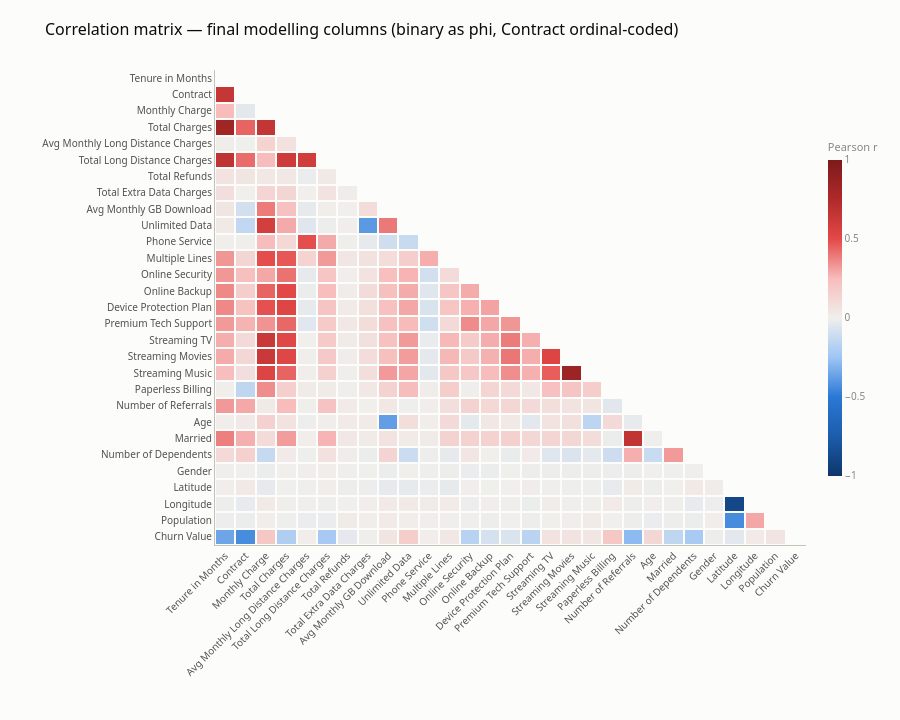

The notebook cell this image was saved under:
### Code cell
# Grouped so blocks of related columns sit together — an alphabetical axis would
# scatter the charge family across the matrix and hide exactly what we are looking for.
ORDER = [
    "Tenure in Months", "Contract",
    "Monthly Charge", "Total Charges", "Avg Monthly Long Distance Charges",
    "Total Long Distance Charges", "Total Refunds", "Total Extra Data Charges",
    "Avg Monthly GB Download", "Unlimited Data",
    "Phone Service", "Multiple Lines", "Online Security", "Online Backup",
    "Device Protection Plan", "Premium Tech Support",
    "Streaming TV", "Streaming Movies", "Streaming Music",
    "Paperless Billing", "Number of Referrals",
    "Age", "Married", "Number of Dependents", "Gender",
    "Latitude", "Longitude", "Population",
    TARGET,
]
assert set(ORDER) == set(corr.columns), f"ORDER mismatch: {set(corr.columns) ^ set(ORDER)}"

C = corr.loc[ORDER, ORDER].copy()
z = C.values.astype(float)
z[np.triu_indices_from(z, k=0)] = np.nan   # upper half mirrors the lower; the diagonal is always 1

# Diverging ramp: blue <-> red poles, neutral gray midpoint. Polarity is the job here --
# a sequential ramp would make -0.9 and +0.9 look like opposite ends of one magnitude
# instead of opposite *signs*. Both arms verified monotone in lightness.
DIVERGING = [
    [0.000, "#0d366b"], [0.125, "#1c5cab"], [0.250, "#2a78d6"], [0.375, "#9ec5f4"],
    [0.500, "#f0efec"],
    [0.625, "#f7bcbb"], [0.750, "#e34948"], [0.875, "#b02a2a"], [1.000, "#7d1a1a"],
]

fig = go.Figure(go.Heatmap(
    z=z, x=ORDER, y=ORDER,
    colorscale=DIVERGING, zmid=0, zmin=-1, zmax=1,
    xgap=2, ygap=2,                       # 2px surface gap between fills
    hovertemplate="<b>%{y}</b><br>vs %{x}<br>r = %{z:+.3f}<extra></extra>",
    colorbar=dict(title=dict(text="Pearson r", font=dict(color=MUTED, size=11)),
                  tickfont=dict(color=MUTED, size=10), outlinewidth=0,
                  thickness=14, len=0.75, tickvals=[-1, -0.5, 0, 0.5, 1]),
))

fig.update_layout(
    title=dict(text="Correlation matrix — final modelling columns "
                    "(binary as phi, Contract ordinal-coded)",
               font=dict(color=INK, size=16)),
    plot_bgcolor=SURFACE, paper_bgcolor=SURFACE,
    font=dict(family='system-ui, -apple-system, "Segoe UI", sans-serif'),
    height=720, margin=dict(t=70, r=20, b=175, l=215),
    xaxis=dict(tickangle=-45, tickfont=dict(color=SECONDARY, size=10),
               showgrid=False, linecolor=BASELINE),
    # No scaleanchor: forcing square cells strands ~30% of the width as dead space.
    # Cell shape carries no meaning here — the color does.
    yaxis=dict(autorange="reversed", tickfont=dict(color=SECONDARY, size=10),
               showgrid=False, linecolor=BASELINE),
)
fig.show()

### Figure 1 — Plotly figure (JSON) as saved in the notebook; plotly's stock layout.template omitted (floating-point values rounded to 4 significant figures; data arrays with more than 128 entries replaced by an {"elided": "..."} marker saying what was removed)
{"data": [{"colorbar": {"len": 0.75, "outlinewidth": 0, "thickness": 14, "tickfont": {"color": "#898781", "size": 10}, "tickvals": [-1, -0.5, 0, 0.5, 1], "title": {"font": {"color": "#898781", "size": 11}, "text": "Pearson r"}}, "colorscale": [[0, "#0d366b"], [0.125, "#1c5cab"], [0.25, "#2a78d6"], [0.375, "#9ec5f4"], [0.5, "#f0efec"], [0.625, "#f7bcbb"], [0.75, "#e34948"], [0.875, "#b02a2a"], [1, "#7d1a1a"]], "hovertemplate": "<b>%{y}</b><br>vs %{x}<br>r = %{z:+.3f}<extra></extra>", "type": "heatmap", "x": ["Tenure in Months", "Contract", "Monthly Charge", "Total Charges", "Avg Monthly Long Distance Charges", "Total Long Distance Charges", "Total Refunds", "Total Extra Data Charges", "Avg Monthly GB Download", "Unlimited Data", "Phone Service", "Multiple Lines", "Online Security", "Online Backup", "Device Protection Plan", "Premium Tech Support", "Streaming TV", "Streaming Movies", "Streaming Music", "Paperless Billing", "Number of Referrals", "Age", "Married", "Number of Dependents", "Gender", "Latitude", "Longitude", "Population", "Churn Value"], "xgap": 2, "y": ["Tenure in Months", "Contract", "Monthly Charge", "Total Charges", "Avg Monthly Long Distance Charges", "Total Long Distance Charges", "Total Refunds", "Total Extra Data Charges", "Avg Monthly GB Download", "Unlimited Data", "Phone Service", "Multiple Lines", "Online Security", "Online Backup", "Device Protection Plan", "Premium Tech Support", "Streaming TV", "Streaming Movies", "Streaming Music", "Paperless Billing", "Number of Referrals", "Age", "Married", "Number of Dependents", "Gender", "Latitude", "Longitude", "Population", "Churn Value"], "ygap": 2, "z": {"elided": "29x29 float values"}, "zmax": 1, "zmid": 0, "zmin": -1}], "layout": {"font": {"family": "system-ui, -apple-system, \"Segoe UI\", sans-serif"}, "height": 720, "margin": {"b": 175, "l": 215, "r": 20, "t": 70}, "paper_bgcolor": "#fcfcfb", "plot_bgcolor": "#fcfcfb", "title": {"font": {"color": "#0b0b0b", "size": 16}, "text": "Correlation matrix — final modelling columns (binary as phi, Contract ordinal-coded)"}, "xaxis": {"linecolor": "#c3c2b7", "showgrid": false, "tickangle": -45, "tickfont": {"color": "#52514e", "size": 10}}, "yaxis": {"autorange": "reversed", "linecolor": "#c3c2b7", "showgrid": false, "tickfont": {"color": "#52514e", "size": 10}}}}
